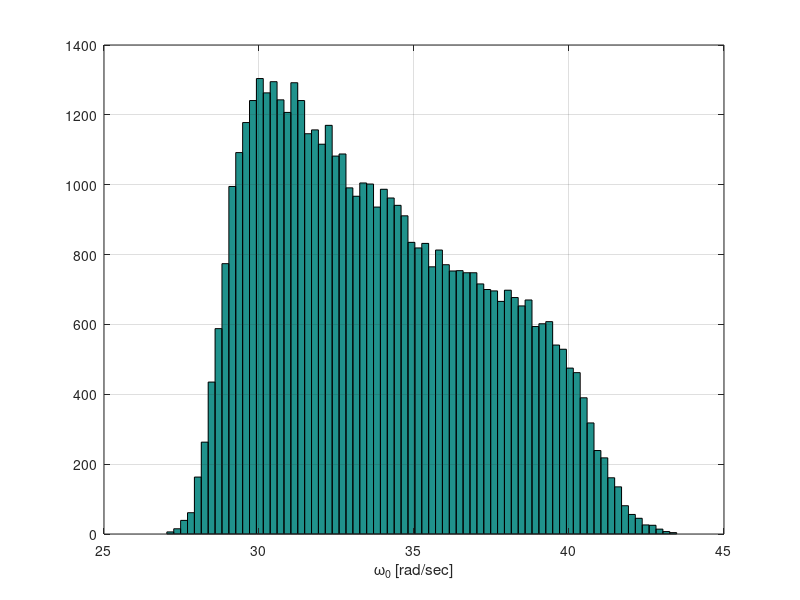

This figure's MATLAB source: (Note: this script raises an error after producing the figure.)
%% using random numbers to create simulated data for an LC circuit

% inductors (L) drawn from a normal distribution and capacitors (C) drawn
% from a unifrom distribution - the resonance frequency omega_0 depends on
% L and C in the following way: omega_0 = 1/sqrt(L*C)

% L normally distributed with mean and standard deviation given below
Lbar = 1.5;% Henries
Lstd = 0.07;
Lvar = Lstd^2;

% C uniformly distibuted between 400 - 800 micro Farads
Cmin = 400e-6;
Cmax = 800e-6;
Cbar = (Cmin + Cmax)/2;
Cvar = (Cmax - Cmin)^2/12;
Cstd = sqrt(Cvar);

% specify sampe size
n = 5e4;

% sample the inductors
L = Lbar + Lstd*randn(1,n);

% sample the capacitors
C = Cmin + (Cmax - Cmin)*rand(1,n);

% Rice rule
bins = ceil(2*nthroot(n,3));

% resonance frequency. This distribution is some transform of the erfi ->
% imaginary error function
w0 = 1./sqrt(L.*C);
hist(w0,bins); grid on; xlabel('\omega_0 [rad/sec]');

% indeed this is not normally distributed p < 0.05 -> h = 1
[h,p] = lillietest(w0)

% track the mean of the resonance frequency to see if it converges to a 
% specific value. If yes, then we assume our sample size is sufficiently
% large.

% pre allocate a vector to hold the mean value of w0
m = zeros(1,n);
% create a sequence of means by increasing the sample size
for k = 1:n
    m(k) = mean(w0(1:k));
end

% plot the mean value -> 10,000 samples seems to provide convergence
figure('name','Convergence of the Mean');
semilogx(m,'r-'); grid on;
xlabel('Sample Size'); ylabel('Mean of \omega_0');

% what percentage of our circuits will have a resonance frequency between
% 30 rad/s - 40 rad/s (tolerable)
tol = (w0 >= 30 & w0 <=40);
per_tol = 100*sum(tol)/length(tol);